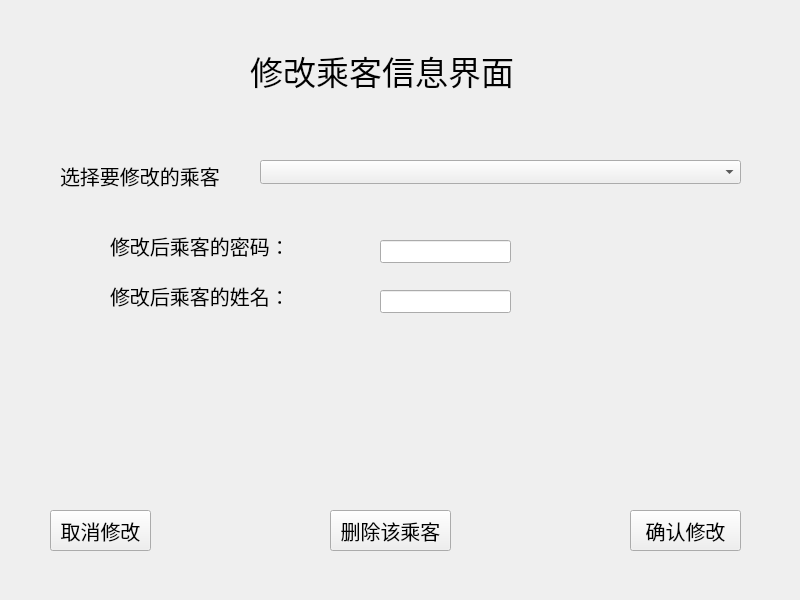
<?xml version="1.0" encoding="UTF-8"?>
<ui version="4.0">
 <class>AdChangePa</class>
 <widget class="QWidget" name="AdChangePa">
  <property name="geometry">
   <rect>
    <x>0</x>
    <y>0</y>
    <width>800</width>
    <height>600</height>
   </rect>
  </property>
  <property name="windowTitle">
   <string>Form</string>
  </property>
  <widget class="QPushButton" name="pushButton">
   <property name="geometry">
    <rect>
     <x>50</x>
     <y>510</y>
     <width>101</width>
     <height>41</height>
    </rect>
   </property>
   <property name="font">
    <font>
     <pointsize>15</pointsize>
    </font>
   </property>
   <property name="text">
    <string>取消修改</string>
   </property>
  </widget>
  <widget class="QPushButton" name="pushButton_2">
   <property name="geometry">
    <rect>
     <x>630</x>
     <y>510</y>
     <width>111</width>
     <height>41</height>
    </rect>
   </property>
   <property name="font">
    <font>
     <pointsize>15</pointsize>
    </font>
   </property>
   <property name="text">
    <string>确认修改</string>
   </property>
  </widget>
  <widget class="QLabel" name="label">
   <property name="geometry">
    <rect>
     <x>60</x>
     <y>160</y>
     <width>201</width>
     <height>31</height>
    </rect>
   </property>
   <property name="font">
    <font>
     <pointsize>15</pointsize>
    </font>
   </property>
   <property name="text">
    <string>选择要修改的乘客</string>
   </property>
  </widget>
  <widget class="QLabel" name="label_2">
   <property name="geometry">
    <rect>
     <x>110</x>
     <y>230</y>
     <width>171</width>
     <height>31</height>
    </rect>
   </property>
   <property name="font">
    <font>
     <pointsize>15</pointsize>
    </font>
   </property>
   <property name="text">
    <string>修改后乘客的密码：</string>
   </property>
  </widget>
  <widget class="QComboBox" name="passengersList">
   <property name="geometry">
    <rect>
     <x>260</x>
     <y>160</y>
     <width>481</width>
     <height>24</height>
    </rect>
   </property>
   <property name="font">
    <font>
     <pointsize>15</pointsize>
    </font>
   </property>
  </widget>
  <widget class="QPushButton" name="pushButton_3">
   <property name="geometry">
    <rect>
     <x>330</x>
     <y>510</y>
     <width>121</width>
     <height>41</height>
    </rect>
   </property>
   <property name="font">
    <font>
     <pointsize>15</pointsize>
    </font>
   </property>
   <property name="text">
    <string>删除该乘客</string>
   </property>
  </widget>
  <widget class="QLabel" name="label_3">
   <property name="geometry">
    <rect>
     <x>110</x>
     <y>280</y>
     <width>171</width>
     <height>31</height>
    </rect>
   </property>
   <property name="font">
    <font>
     <pointsize>15</pointsize>
    </font>
   </property>
   <property name="text">
    <string>修改后乘客的姓名：</string>
   </property>
  </widget>
  <widget class="QLineEdit" name="changePassword">
   <property name="geometry">
    <rect>
     <x>380</x>
     <y>240</y>
     <width>131</width>
     <height>23</height>
    </rect>
   </property>
  </widget>
  <widget class="QLineEdit" name="changeName">
   <property name="geometry">
    <rect>
     <x>380</x>
     <y>290</y>
     <width>131</width>
     <height>23</height>
    </rect>
   </property>
  </widget>
  <widget class="QLabel" name="label_4">
   <property name="geometry">
    <rect>
     <x>250</x>
     <y>40</y>
     <width>281</width>
     <height>61</height>
    </rect>
   </property>
   <property name="font">
    <font>
     <pointsize>25</pointsize>
    </font>
   </property>
   <property name="text">
    <string>修改乘客信息界面</string>
   </property>
  </widget>
 </widget>
 <resources/>
 <connections/>
</ui>
